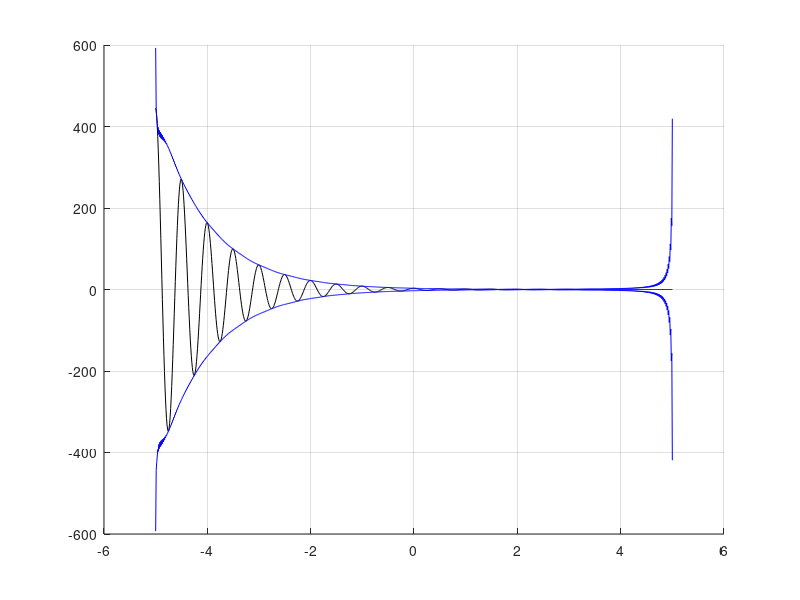

MATLAB code to generate this figure:
clear all;
Ts=0.01; t= -5:Ts:5;
x1 = 3*exp(-t);
x2 = cos(4*pi*t);
x = x1.*x2;
h = hilbert(x);
hold on;
plot(t, x, 'k');grid
plot(t,-abs(h),'b', t,abs(h),'b');
hold off;
